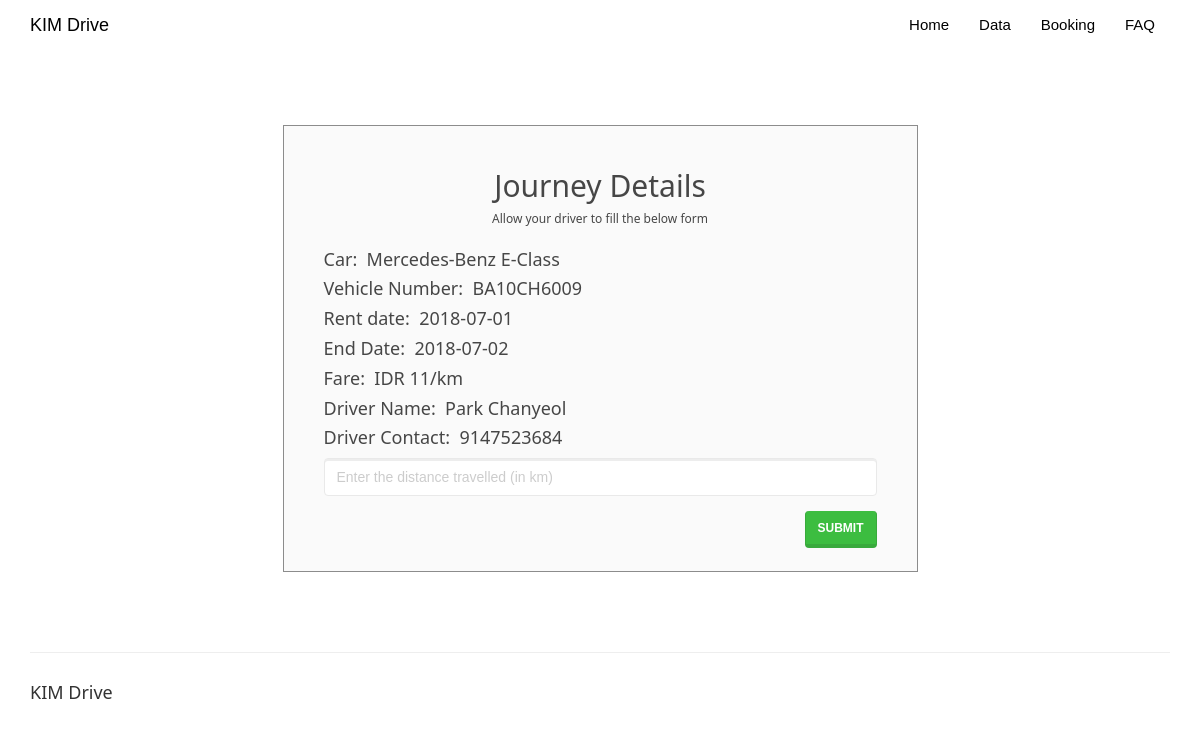
Page /returncar.php?id=574681245 on the committed database.
### tables this page shows
CREATE TABLE IF NOT EXISTS `rentedcars` (
`id` int(100) NOT NULL,
  `customer_username` varchar(50) NOT NULL,
  `car_id` int(20) NOT NULL,
  `driver_id` int(20) NOT NULL,
  `booking_date` date NOT NULL,
  `rent_start_date` date NOT NULL,
  `rent_end_date` date NOT NULL,
  `car_return_date` date DEFAULT NULL,
  `fare` double NOT NULL,
  `charge_type` varchar(25) NOT NULL DEFAULT 'days',
  `distance` double DEFAULT NULL,
  `no_of_days` int(50) DEFAULT NULL,
  `total_amount` double DEFAULT NULL,
  `return_status` varchar(10) NOT NULL
);

CREATE TABLE IF NOT EXISTS `cars` (
`car_id` int(20) NOT NULL,
  `car_name` varchar(50) NOT NULL,
  `car_nameplate` varchar(50) NOT NULL,
  `car_img` varchar(50) DEFAULT 'NA',
  `ac_price` float NOT NULL,
  `non_ac_price` float NOT NULL,
  `ac_price_per_day` float NOT NULL,
  `non_ac_price_per_day` float NOT NULL,
  `car_availability` varchar(10) NOT NULL
);

CREATE TABLE IF NOT EXISTS `driver` (
`driver_id` int(20) NOT NULL,
  `driver_name` varchar(50) NOT NULL,
  `dl_number` varchar(50) NOT NULL,
  `driver_phone` varchar(15) NOT NULL,
  `driver_address` varchar(50) NOT NULL,
  `driver_gender` varchar(10) NOT NULL,
  `client_username` varchar(50) NOT NULL,
  `driver_availability` varchar(10) NOT NULL
);

### returncar.php (the view, shortened to what this page needs)
<!DOCTYPE html>
<html>
<?php
$conn = Connect();
?>
<head>
<link rel="stylesheet" href="assets/bootstrap/css/bootstrap.min.css">
<link rel="stylesheet" href="assets/fonts/font-awesome.min.css">
    <link rel="stylesheet" href="assets/w3css/w3.css">
<link rel="stylesheet" type="text/css" href="assets/css/customerlogin.css">
<link rel="stylesheet" type="text/css" media="screen" href="assets/css/clientpage.css" />
</head>
<body id="page-top" data-spy="scroll" data-target=".navbar-fixed-top">
    <nav class="navbar navbar-custom navbar-fixed-top" role="navigation" style="color: black">
        <div class="container">
            <div class="navbar-header">
                <a class="navbar-brand page-scroll" href="index.php">
                   KIM Drive </a>
            </div>
            <?php
                if(isset($_SESSION['login_client'])){
            ?>
            <div class="collapse navbar-collapse navbar-right navbar-main-collapse">
                <ul class="nav navbar-nav">
                    <li>
                        <a href="index.php">Home</a>
                    </li>
                    <li>
                        <a href="#"><span class="glyphicon glyphicon-user"></span> Welcome <?php echo $_SESSION['login_client']; ?></a>
                    </li>
                    <li>
                    <ul class="nav navbar-nav navbar-right">
            <li><a href="#" class="dropdown-toggle active" data-toggle="dropdown" role="button" aria-haspopup="true" aria-expanded="false"><span class="glyphicon glyphicon-user"></span> Control Panel <span class="caret"></span> </a>
                <ul class="dropdown-menu">
              <li> <a href="entercar.php">Add Car</a></li>
              <li> <a href="enterdriver.php"> Add Driver</a></li>
              <li> <a href="clientview.php">View</a></li>
            </ul>
            </li>
          </ul>
                    </li>
                    <li>
                        <a href="logout.php"><span class="glyphicon glyphicon-log-out"></span> Logout</a>
                    </li>
                </ul>
            </div>
            <?php
            }
                else {
            ?>
            <div class="collapse navbar-collapse navbar-right navbar-main-collapse">
                <ul class="nav navbar-nav">
                    <li>
                        <a href="index.php">Home</a>
                    </li>
                    <li>
                        <a href="clientlogin.php">Data</a>
                    </li>
                    <li>
                        <a href="customerlogin.php">Booking</a>
                    </li>
                    <li>
                        <a href="#"> FAQ </a>
                    </li>
                </ul>
            </div>
                <?php   }
                ?>
        </div>
    </nav>
<?php
function dateDiff($start, $end) {
    $start_ts = strtotime($start);
    $end_ts = strtotime($end);
    $diff = $end_ts - $start_ts;
    return round($diff / 86400);
}
 $id = $_GET["id"];
 $sql1 = "SELECT c.car_name, c.car_nameplate, rc.rent_start_date, rc.rent_end_date, rc.fare, rc.charge_type, d.driver_name, d.driver_phone
 FROM rentedcars rc, cars c, driver d
 WHERE id = '$id' AND c.car_id=rc.car_id AND d.driver_id = rc.driver_id";
 $result1 = $conn->query($sql1);
 if (mysqli_num_rows($result1) > 0) {
    while($row = mysqli_fetch_assoc($result1)) {
        $car_name = $row["car_name"];
        $car_nameplate = $row["car_nameplate"];
        $driver_name = $row["driver_name"];
        $driver_phone = $row["driver_phone"];
        $rent_start_date = $row["rent_start_date"];
        $rent_end_date = $row["rent_end_date"];
        $fare = $row["fare"];
        $charge_type = $row["charge_type"];
        $no_of_days = dateDiff("$rent_start_date", "$rent_end_date");
    }
}
?>
    <div class="container" style="margin-top: 65px;" >
    <div class="col-md-7" style="float: none; margin: 0 auto;">
      <div class="form-area">
        <form role="form" action="printbill.php?id=<?php echo $id ?>" method="POST">
        <br style="clear: both">
          <h3 style="margin-bottom: 5px; text-align: center; font-size: 30px;"> Journey Details </h3>
          <h6 style="margin-bottom: 25px; text-align: center; font-size: 12px;"> Allow your driver to fill the below form </h6>
           <h5> Car:&nbsp;  <?php echo($car_name);?></h5>
           <h5> Vehicle Number:&nbsp;  <?php echo($car_nameplate);?></h5>
           <h5> Rent date:&nbsp;  <?php echo($rent_start_date);?></h5>
           <h5> End Date:&nbsp;  <?php echo($rent_end_date);?></h5>
           <h5> Fare:&nbsp;  IDR <?php
            if($charge_type == "days"){
                    echo ($fare . "/day");
                } else {
                    echo ($fare . "/km");
                }
            ?>
            </h5>
           <h5> Driver Name:&nbsp;  <?php echo($driver_name);?></h5>
           <h5> Driver Contact:&nbsp;  <?php echo($driver_phone);?></h5>
          <?php if($charge_type == "km") { ?>
          <div class="form-group">
            <input type="text" class="form-control" id="distance_or_days" name="distance_or_days" placeholder="Enter the distance travelled (in km)" required="" autofocus>
          </div>
          <?php }  else { ?>
            <h5> Number of Day(s):&nbsp;  <?php echo($no_of_days);?></h5>
            <input type="hidden" name="distance_or_days" value="<?php echo $no_of_days; ?>">
          <?php } ?>
           <input type="submit" name="submit" value="submit" class="btn btn-success pull-right">
        </form>
      </div>
    </div>
    </div>
</body>
<footer class="site-footer">
        <div class="container">
            <hr>
            <div class="row">
                <div class="col-sm-6">
                    <h5>KIM Drive
                    </h5>
                </div>
            </div>
        </div>
    </footer>
</html>

### assets/w3css/w3.css (style rules this page uses)
*,*:before,*:after { box-sizing:inherit }
html { -ms-text-size-adjust:100%;-webkit-text-size-adjust:100% }
body { margin:0 }
article,aside,details,figcaption,figure,footer,header,main,menu,nav,section,summary { display:block }
a { background-color:transparent;-webkit-text-decoration-skip:objects }
hr { box-sizing:content-box;height:0;overflow:visible }
button,input,select,textarea { font:inherit;margin:0 }
button,input { overflow:visible }
button,html [type=button],[type=reset],[type=submit] { -webkit-appearance:button }
html,body { font-family:Verdana,sans-serif;font-size:15px;line-height:1.5 }
html { overflow-x:hidden }
h3 { font-size:24px }
h5 { font-size:18px }
h6 { font-size:16px }
h1,h2,h3,h4,h5,h6 { font-family:"Segoe UI",Arial,sans-serif;font-weight:400;margin:10px 0 }
hr { border:0;border-top:1px solid #eee;margin:20px 0 }
a { color:inherit }

### assets/css/customerlogin.css (style rules this page uses)
body, html { height: 100%; }
body { padding-top: 50px; background-size: 100%; }
footer { display: block; }

### assets/css/clientpage.css (style rules this page uses)
.form-area { background-color: #FAFAFA; padding: 10px 40px 60px; margin: 10px 0px 60px; border: 1px solid GREY; opacity: 0.9; }

### rows in the picture
rentedcars: car.car_name "Mercedes-Benz E-Class", car.car_nameplate "BA10CH6009", rent_start_date "2018-07-01", rent_end_date "2018-07-02", fare "11", driver.driver_name "Park Chanyeol", driver.driver_phone "9147523684"
